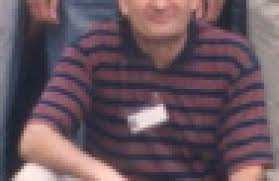
#> input picture images/image.jpg, 279 x 181 px
$ python image_processing.py
#> lines starting #> are read from the running program, lines starting #| are printed output that depends on the picture
import matplotlib.pyplot as plt
from IPython.display import Image
from PIL import Image, ImageFilter


def image_processing():
    img = Image.open("images/image.jpg")
#> img is the input picture: PIL image 279x181 RGB; mean R, G, B 103.2, 83.7, 93
    if img.mode == 'P':
        img = img.convert('RGB')
    blurred = img.filter(ImageFilter.BLUR)
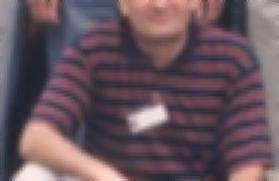
#> blurred: PIL image 279x181 RGB; mean R, G, B 103.3, 83.8, 93.1
    contour = img.filter(ImageFilter.CONTOUR)
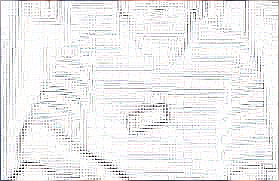
#> contour: PIL image 279x181 RGB; mean R, G, B 238.7, 238.7, 238.6
    detail = img.filter(ImageFilter.DETAIL)
    edge_enhance = img.filter(ImageFilter.EDGE_ENHANCE)
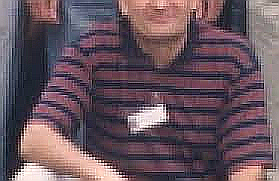
#> edge_enhance: PIL image 279x181 RGB; mean R, G, B 103.2, 84, 93.2
    edge_enhance_more = img.filter(ImageFilter.EDGE_ENHANCE_MORE)
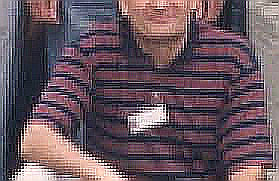
#> edge_enhance_more: PIL image 279x181 RGB; mean R, G, B 103.1, 84.8, 93.6
    emboss = img.filter(ImageFilter.EMBOSS)
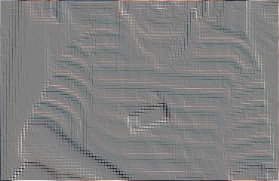
#> emboss: PIL image 279x181 RGB; mean R, G, B 128.4, 128, 128
    find_edges = img.filter(ImageFilter.FIND_EDGES)
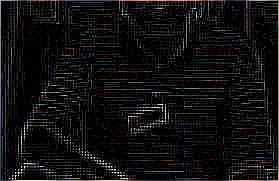
#> find_edges: PIL image 279x181 RGB; mean R, G, B 16.8, 16.2, 16.4
    sharpen = img.filter(ImageFilter.SHARPEN)
    smooth = img.filter(ImageFilter.SMOOTH)
    smooth_more = img.filter(ImageFilter.SMOOTH_MORE)
    gaussian_blur = img.filter(ImageFilter.GaussianBlur(radius=10))
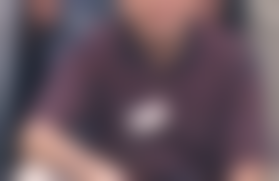
#> gaussian_blur: PIL image 279x181 RGB; mean R, G, B 103.7, 84.2, 93.4

    fig, axes = plt.subplots(4, 3, figsize=(15, 15))
    axes = axes.flatten()

    filters = [
        ("Blurred", blurred),
        ("Contour", contour),
        ("Detail", detail),
        ("Edge Enhance", edge_enhance),
        ("Edge Enhance More", edge_enhance_more),
        ("Emboss", emboss),
        ("Find Edges", find_edges),
        ("Sharpen", sharpen),
        ("Smooth", smooth),
        ("Smooth More", smooth_more),
        ("Gaussian Blur", gaussian_blur),
    ]

    for ax, (title, image) in zip(axes, filters):
        ax.imshow(image)
        ax.set_title(title)
        ax.axis("off")

    # Hide any unused subplots
    for ax in axes[len(filters):]:
        ax.axis("off")

    plt.tight_layout()
    plt.show()

if __name__ =="__main__":
    image_processing()
#> (the call stopped at in image_processing, `fig, axes = plt.subplots(4, 3, figsize=(15, 15))`: IPython is not available in this run)
